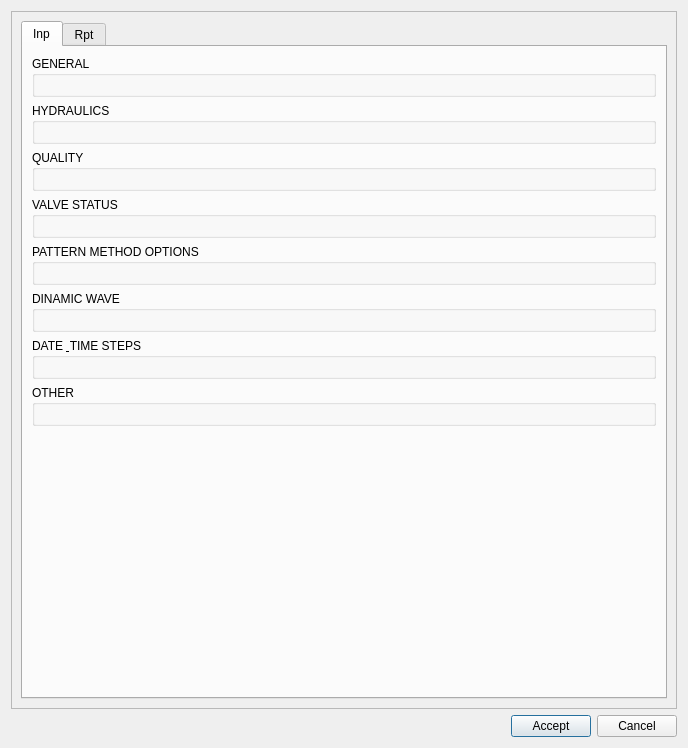
<?xml version="1.0" encoding="UTF-8"?>
<ui version="4.0">
 <class>dlg_options</class>
 <widget class="QDialog" name="dlg_options">
  <property name="geometry">
   <rect>
    <x>0</x>
    <y>0</y>
    <width>688</width>
    <height>748</height>
   </rect>
  </property>
  <property name="minimumSize">
   <size>
    <width>575</width>
    <height>0</height>
   </size>
  </property>
  <property name="windowTitle">
   <string>Go2Epa - options</string>
  </property>
  <property name="sizeGripEnabled">
   <bool>false</bool>
  </property>
  <property name="modal">
   <bool>false</bool>
  </property>
  <layout class="QGridLayout" name="gridLayout" rowstretch="1,0,0">
   <item row="2" column="0">
    <layout class="QHBoxLayout" name="horizontalLayout" stretch="0,0,0">
     <property name="sizeConstraint">
      <enum>QLayout::SetDefaultConstraint</enum>
     </property>
     <item>
      <spacer name="horizontalSpacer">
       <property name="orientation">
        <enum>Qt::Horizontal</enum>
       </property>
       <property name="sizeHint" stdset="0">
        <size>
         <width>40</width>
         <height>20</height>
        </size>
       </property>
      </spacer>
     </item>
     <item>
      <widget class="QPushButton" name="btn_accept">
       <property name="sizePolicy">
        <sizepolicy hsizetype="Minimum" vsizetype="Fixed">
         <horstretch>0</horstretch>
         <verstretch>0</verstretch>
        </sizepolicy>
       </property>
       <property name="text">
        <string>Accept</string>
       </property>
      </widget>
     </item>
     <item>
      <widget class="QPushButton" name="btn_cancel">
       <property name="sizePolicy">
        <sizepolicy hsizetype="Minimum" vsizetype="Fixed">
         <horstretch>0</horstretch>
         <verstretch>0</verstretch>
        </sizepolicy>
       </property>
       <property name="text">
        <string>Cancel</string>
       </property>
      </widget>
     </item>
    </layout>
   </item>
   <item row="0" column="0">
    <widget class="QScrollArea" name="scrollArea">
     <property name="widgetResizable">
      <bool>true</bool>
     </property>
     <widget class="QWidget" name="scrollAreaWidgetContents">
      <property name="geometry">
       <rect>
        <x>0</x>
        <y>0</y>
        <width>668</width>
        <height>697</height>
       </rect>
      </property>
      <layout class="QGridLayout" name="gridLayout_3">
       <item row="0" column="0">
        <widget class="QTabWidget" name="tabWidget">
         <property name="currentIndex">
          <number>0</number>
         </property>
         <widget class="QWidget" name="tab_inp">
          <attribute name="title">
           <string>Inp</string>
          </attribute>
          <layout class="QGridLayout" name="gridLayout_8">
           <item row="2" column="0">
            <spacer name="verticalSpacer">
             <property name="orientation">
              <enum>Qt::Vertical</enum>
             </property>
             <property name="sizeHint" stdset="0">
              <size>
               <width>20</width>
               <height>40</height>
              </size>
             </property>
            </spacer>
           </item>
           <item row="0" column="0">
            <layout class="QVBoxLayout" name="verticalLayout_2">
             <item>
              <widget class="QGroupBox" name="grb_general">
               <property name="title">
                <string>GENERAL</string>
               </property>
               <layout class="QGridLayout" name="gridLayout_2" rowstretch="0" columnstretch="0,0">
                <item row="0" column="0">
                 <layout class="QGridLayout" name="grl_general_1" rowstretch="0" columnstretch="0"/>
                </item>
                <item row="0" column="1">
                 <layout class="QGridLayout" name="grl_general_2"/>
                </item>
               </layout>
              </widget>
             </item>
             <item>
              <widget class="QGroupBox" name="grb_hydraulics">
               <property name="title">
                <string>HYDRAULICS</string>
               </property>
               <layout class="QGridLayout" name="gridLayout_6">
                <item row="0" column="1">
                 <layout class="QGridLayout" name="grl_hyd_4"/>
                </item>
                <item row="0" column="0">
                 <layout class="QGridLayout" name="grl_hyd_3"/>
                </item>
               </layout>
              </widget>
             </item>
             <item>
              <widget class="QGroupBox" name="grb_quality">
               <property name="title">
                <string>QUALITY</string>
               </property>
               <layout class="QGridLayout" name="gridLayout_9">
                <item row="0" column="0">
                 <layout class="QGridLayout" name="grl_quality_5"/>
                </item>
                <item row="0" column="1">
                 <layout class="QGridLayout" name="grl_quality_6" columnstretch="0"/>
                </item>
               </layout>
              </widget>
             </item>
             <item>
              <widget class="QGroupBox" name="grb_valve_status">
               <property name="title">
                <string>VALVE STATUS</string>
               </property>
               <layout class="QGridLayout" name="gridLayout_13">
                <item row="0" column="1">
                 <layout class="QGridLayout" name="grl_status_8"/>
                </item>
                <item row="0" column="0">
                 <layout class="QGridLayout" name="grl_status_7"/>
                </item>
               </layout>
              </widget>
             </item>
             <item>
              <widget class="QGroupBox" name="grb_crm">
               <property name="title">
                <string>PATTERN METHOD OPTIONS</string>
               </property>
               <layout class="QGridLayout" name="gridLayout_16">
                <item row="0" column="0">
                 <layout class="QGridLayout" name="grl_crm_9"/>
                </item>
                <item row="0" column="1">
                 <layout class="QGridLayout" name="grl_crm_10"/>
                </item>
               </layout>
              </widget>
             </item>
             <item>
              <widget class="QGroupBox" name="grb_din">
               <property name="title">
                <string>DINAMIC WAVE</string>
               </property>
               <layout class="QGridLayout" name="gridLayout_11">
                <item row="1" column="0">
                 <layout class="QGridLayout" name="grp_dinw_11"/>
                </item>
                <item row="1" column="1">
                 <layout class="QGridLayout" name="grp_dinw_12"/>
                </item>
               </layout>
              </widget>
             </item>
             <item>
              <widget class="QGroupBox" name="grb_time_steps">
               <property name="title">
                <string>DATE &amp; TIME STEPS</string>
               </property>
               <layout class="QGridLayout" name="gridLayout_19">
                <item row="0" column="1">
                 <layout class="QGridLayout" name="grl_date_14" rowstretch="0" columnstretch="0"/>
                </item>
                <item row="0" column="0">
                 <layout class="QGridLayout" name="grl_date_13"/>
                </item>
               </layout>
              </widget>
             </item>
             <item>
              <widget class="QGroupBox" name="grb_other">
               <property name="title">
                <string>OTHER</string>
               </property>
               <layout class="QGridLayout" name="gridLayout_12">
                <item row="0" column="1">
                 <layout class="QGridLayout" name="grl_inpother_16"/>
                </item>
                <item row="0" column="0">
                 <layout class="QGridLayout" name="grl_inpother_15"/>
                </item>
               </layout>
              </widget>
             </item>
            </layout>
           </item>
          </layout>
         </widget>
         <widget class="QWidget" name="tab_rpt">
          <attribute name="title">
           <string>Rpt</string>
          </attribute>
          <layout class="QGridLayout" name="gridLayout_7">
           <item row="0" column="0">
            <layout class="QGridLayout" name="gridLayout_5">
             <item row="0" column="0">
              <widget class="QGroupBox" name="grb_reports">
               <property name="title">
                <string>REPORTS</string>
               </property>
               <layout class="QGridLayout" name="gridLayout_10">
                <item row="0" column="0">
                 <layout class="QGridLayout" name="grl_reports_17"/>
                </item>
                <item row="0" column="1">
                 <layout class="QGridLayout" name="grl_reports_18"/>
                </item>
               </layout>
              </widget>
             </item>
             <item row="1" column="0">
              <widget class="QGroupBox" name="grb_rpt_others">
               <property name="title">
                <string>OTHER</string>
               </property>
               <layout class="QGridLayout" name="gridLayout_14">
                <item row="0" column="0">
                 <layout class="QGridLayout" name="drl_rptother_19"/>
                </item>
                <item row="0" column="1">
                 <layout class="QGridLayout" name="drl_rptother_20"/>
                </item>
               </layout>
              </widget>
             </item>
            </layout>
           </item>
           <item row="1" column="0">
            <spacer name="verticalSpacer_3">
             <property name="orientation">
              <enum>Qt::Vertical</enum>
             </property>
             <property name="sizeHint" stdset="0">
              <size>
               <width>20</width>
               <height>40</height>
              </size>
             </property>
            </spacer>
           </item>
          </layout>
         </widget>
        </widget>
       </item>
      </layout>
     </widget>
    </widget>
   </item>
  </layout>
 </widget>
 <resources/>
 <connections/>
</ui>
